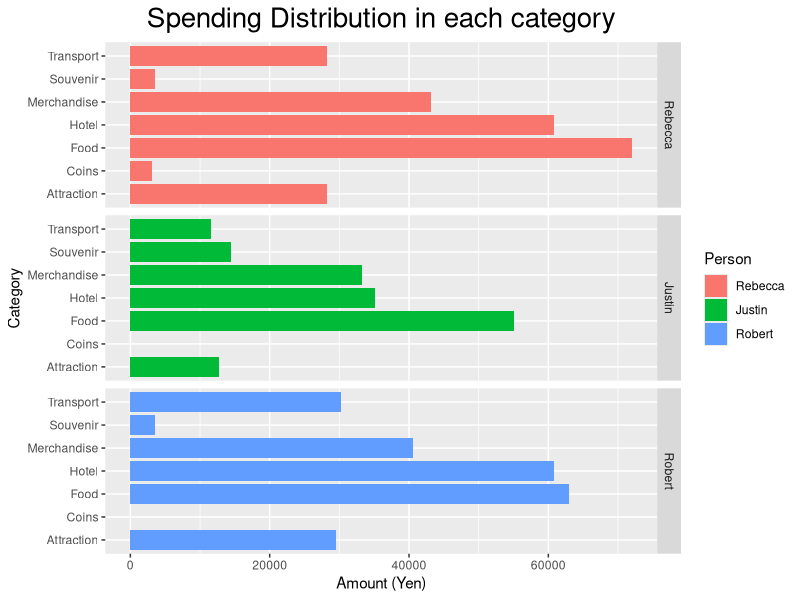
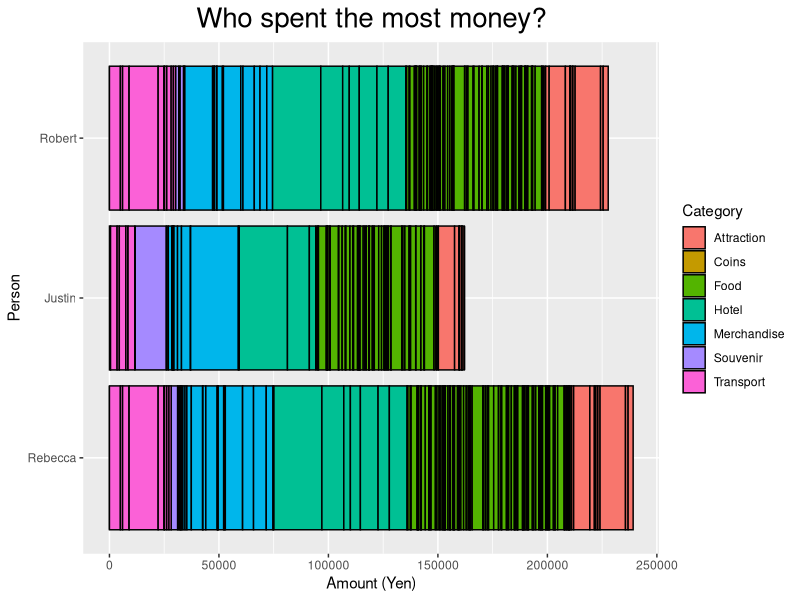
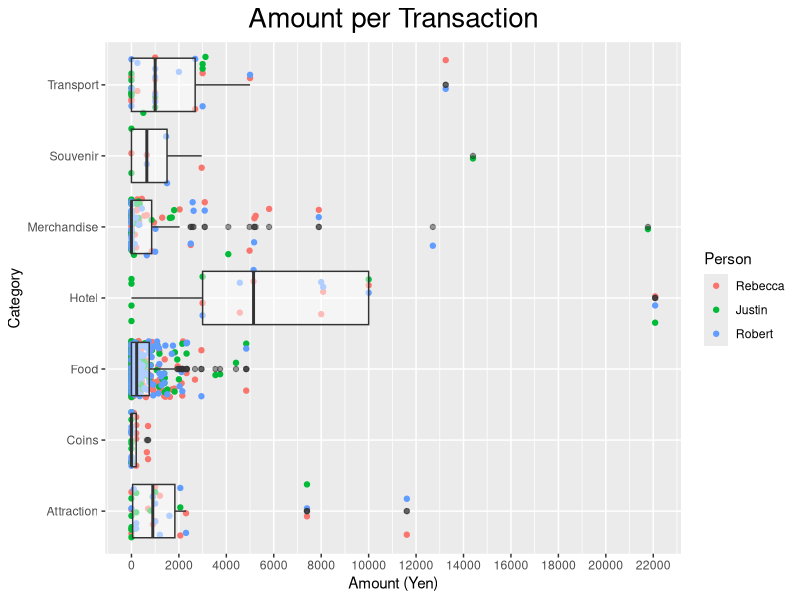

R code for these plots, in order:
## ---- chunk 1
getwd()
df = read.csv("Japan trip.csv", header = TRUE)

## ---- chunk 2
str(df)
summary(df)
head(df, 10)
tail(df, 10)
## ---- chunk 3
library(zoo)
df$Date <- na.locf(df$Date)
head(df, 5)  
## ---- chunk 4
typeof(df$Date) 

#Need to create T/F vector for group of dates to apply, otherwise data type will change
G1 <- df$Date >= 28                    #For the month of March, from my arrival date
G2 <- df$Date < 10                     #For the month of April before the 10th.
G3 <- df$Date >=10 & df$Date <=15      #For the month of April until departure.

df$Date[G1] <- paste0("2018-03-", df$Date[G1])
df$Date[G2] <- paste0("2018-04-0", df$Date[G2])
df$Date[G3] <- paste0("2018-04-", df$Date[G3])

df$Date <- as.Date(df$Date)
head(df, 5)  
## ---- chunk 5
colnames(df)[colnames(df)=="Item.1"] <- "Category"
df$Category <- as.factor(df$Category)
is.factor(df$Category)
levels(df$Category)

## ---- chunk 6
fix_StartWith <-  c("aA", "cC", "fF", "hH", "mM", "sS", "tT")
fix_StartWith <- paste0("^[", fix_StartWith, "]") #To add the regex conditions
fix_ReplaceWith <- c("Attraction", "Coins", "Food", "Hotel", "Merchandise", "Souvenir", "Transport")

for (i in 1:7){
  levels(df$Category)[grepl(fix_StartWith[i], levels(df$Category))] <- fix_ReplaceWith[i]
}

  levels(df$Category)
## ---- chunk 7
df[4:6][is.na(df[4:6])] <- 0
## ---- chunk 8
write.csv(df, file = "Japan Trip Cleaned.csv")
## ---- chunk 9
library(ggplot2)
library(dplyr)
library(reshape2) #To make data flat
## ---- chunk 10
dfmelt <- melt(df, id.vars = c("Date", "Item", "Category"), 
               variable.name="Person", 
               value.name = "Amount") 
head(dfmelt)
## ---- chunk 11
ggplot(data=dfmelt, aes(x = Category, y = Amount)) +
   geom_col(aes(fill = Person)) + 
   coord_flip(xlim = NULL, ylim = NULL, expand = TRUE, clip = "on") +
   facet_grid(Person~.) +
   ggtitle("Spending Distribution in each category") +
   ylab("Amount (Yen)") +
   theme(
     plot.title = element_text(size = 20, hjust = 0.5)
   )

## ---- chunk 12
ggplot(data=dfmelt, aes(x = Person, y = Amount)) +
   geom_col(aes(fill = Category), colour = "black") + 
   coord_flip(xlim = NULL, ylim = NULL, expand = TRUE, clip = "on") +
   ggtitle("Who spent the most money?") +
   ylab("Amount (Yen)") +
   theme(
     plot.title = element_text(size = 20, hjust = 0.5)
   )

## ---- chunk 13
ggplot(data=dfmelt, aes(x = Category, y = Amount)) +
   geom_jitter(aes(colour = Person)) + 
   geom_boxplot(alpha = 0.5) +
   coord_flip(xlim = NULL, ylim = NULL, expand = TRUE, clip = "on") +
   ggtitle("Amount per Transaction") +
   ylab("Amount (Yen)") +
   scale_y_continuous(breaks = pretty(dfmelt$Amount, n = 10)) +
   theme(
     plot.title = element_text(size = 20, hjust = 0.5)
   )

